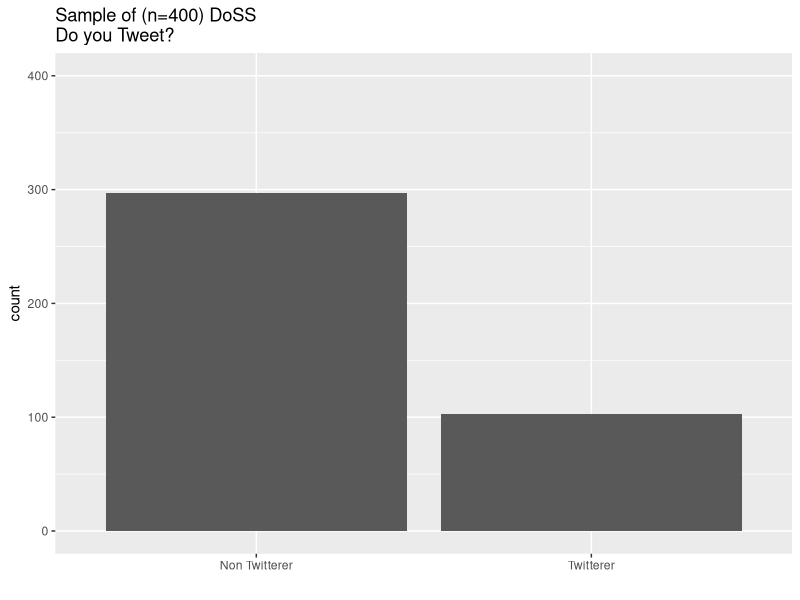
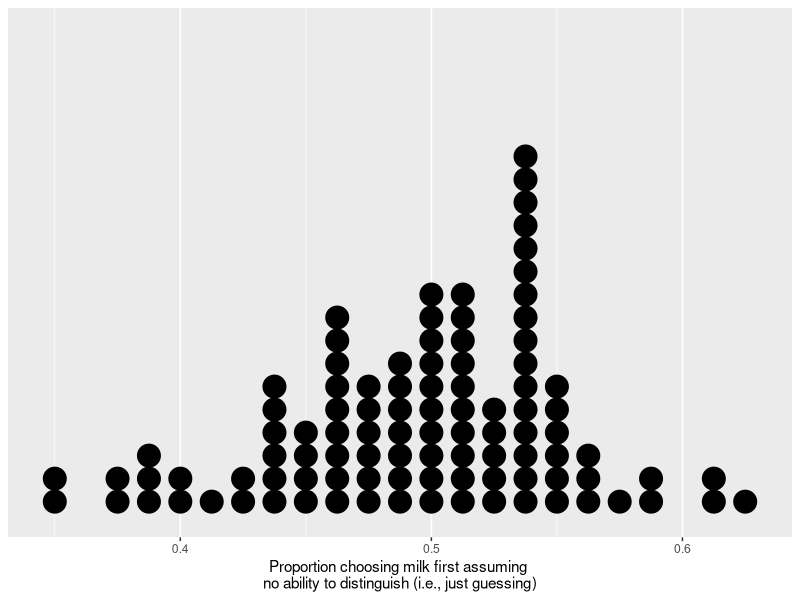
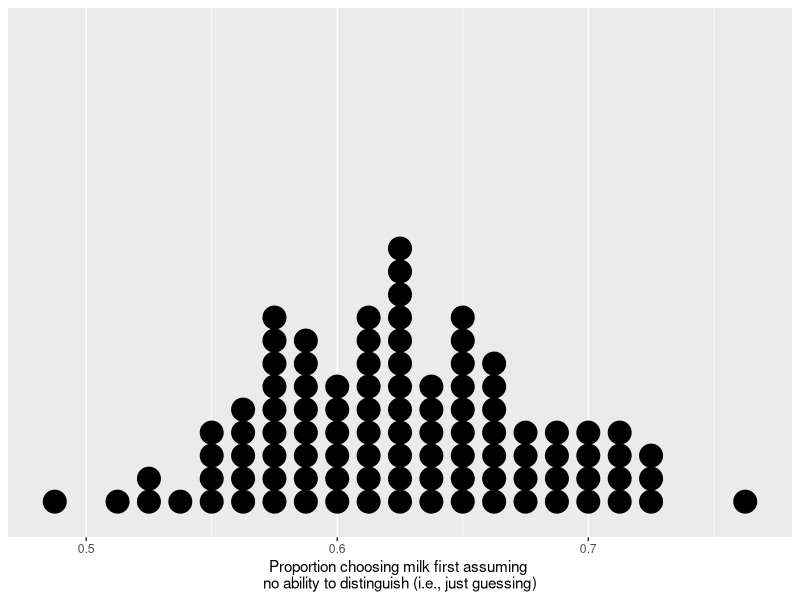
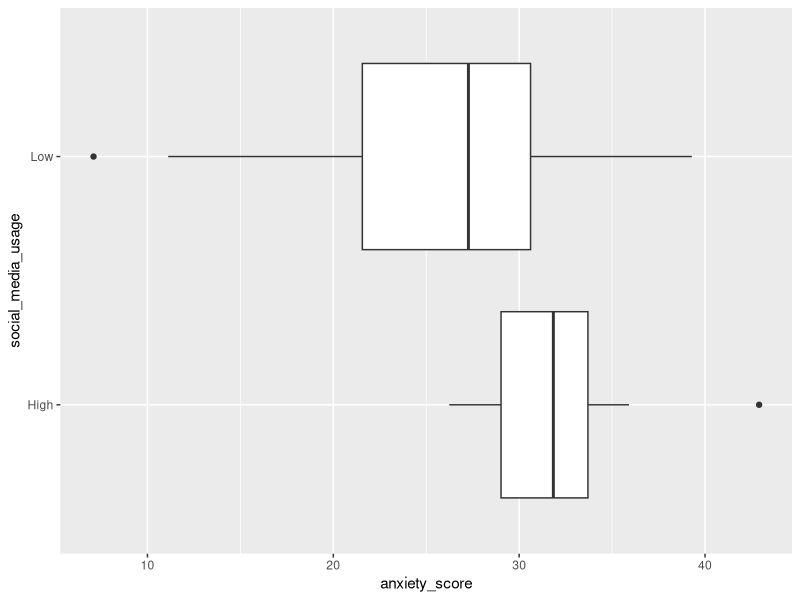
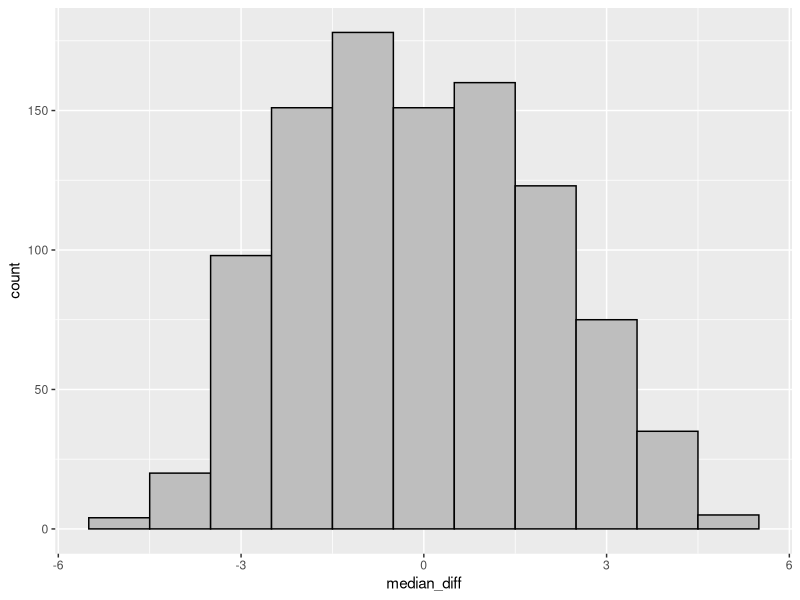
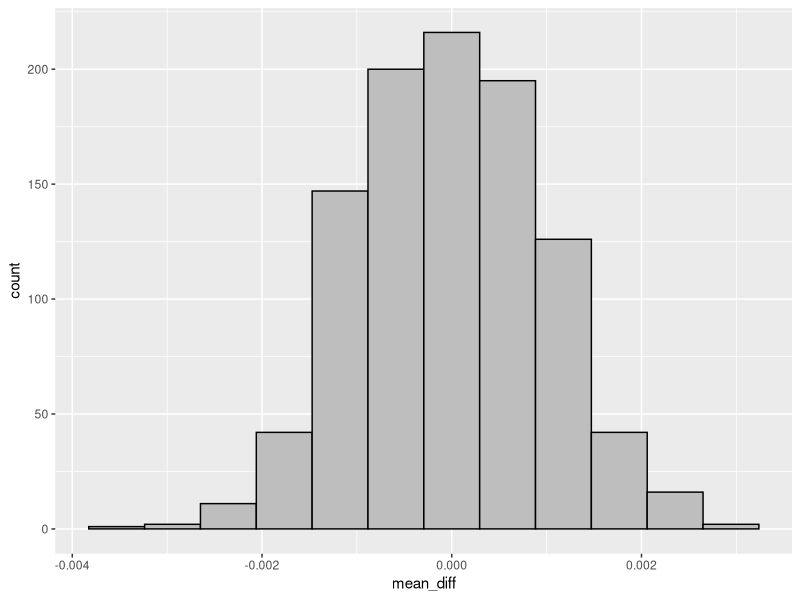

Source code (R) for these figures, in order:
## ---- chunk 1
knitr::opts_chunk$set(eval=TRUE, include=TRUE, echo=TRUE, message=TRUE, warning=FALSE)
## ---- chunk 2
library(tidyverse)
## ---- chunk 3
set.seed(11) # REQUIRED so the random sample is reproducible!
# Code your answer here
## ---- chunk 4
sample(c("Head","Tail"), size=10, replace=TRUE)
# will do the same thing as:
sample(c("Head","Tail"), size=10, prob=c(0.5, 0.5), replace=TRUE)
# Even though the exact counts of "Head" and "Tail" differ each time you
# run this code, if you simulate enough coin flips (by increasing
# the value of 'size', you'll get approximately the same proportion
# of "Head" and "Tail" outcomes)

# To modify the code to make Tails much more likely than Heads, 
# we could change the probs:
sample(c("Head","Tail"), size=10, prob=c(0.1, 0.9), replace=TRUE)
## ---- chunk 5
# Code your answer here
## ---- chunk 6
# You can make a vector a column of a `tibble` like this
tibble(flips = c("Head", "Tail", "Tail"))
## ---- chunk 7
ggplot(data=NULL, aes(x=c("Twitterer","Non Twitterer"), y=c(103,400-103))) + 
  geom_col() + lims(y=c(0,400)) + 
  labs(title="Sample of (n=400) DoSS\nDo you Tweet?", y="count", x="")
## ---- chunk 8
# Clearly label your figure with `labs(x="A primary title\n and a second line")`
# Code your answer here
## ---- chunk 9
# Use the `abs()` function to reflect the "as or more extreme" aspect of the p-value
# Code your answer here
## ---- chunk 10
set.seed(70) # Set the random seed to the last two digits of your student number
N <- 10000 # Change this to 10000 if a finer simulation resolution is required 
# Code your answers here
n <- 12
simulated_xbars<-1:N
p <- 0.5 

 for(i in 1:N){

                x <- sample(c("Correct","Tails"), size=n,
                 p=c(0.50,1-0.50), replace=TRUE)
                  simulated_x<-2-as.numeric(as.factor(x))
                    simulated_xbars[i] <- mean(simulated_x)
} 

mean(abs(simulated_xbars-p)>=abs(1-p))

## ---- chunk 11
set.seed(70) # Set the random seed to the last two digits of your student number
N <- 10000 # Change this to 10000 if a finer simulation resolution is required 
# Code your answers here
n <- 12
simulated_xbars<-1:N
p <- 0.5 

 for(i in 1:N){

                x <- sample(c("Correct","Tails"), size=n,
                 p=c(0.50,1-0.50), replace=TRUE)
                  simulated_x<-2-as.numeric(as.factor(x))
                    simulated_xbars[i] <- mean(simulated_x)
} 

mean(abs(simulated_xbars-p)>=abs((11/12)-p))




## ---- chunk 12
library(tidyverse)
set.seed(200) # need to set this so results won't change with every run/knit
repetitions <- 100
simulated_stats <- rep(NA, repetitions) # repeat NA repetitions times 
n_observations <- 80
test_stat <- 49/n_observations # your test statistic
for (i in 1:repetitions)
{
  new_sim <- sample(c("Milk first", "Tea first"), size=n_observations, replace=TRUE)
  sim_p <- sum(new_sim == "Milk first") / n_observations
  simulated_stats[i] <- sim_p
}


sim <- tibble(p_correct = simulated_stats) # tibble() creates a data frame

ggplot(sim, aes(p_correct)) +  
  geom_dotplot() + 
  labs(x="Proportion choosing milk first assuming \nno ability to distinguish (i.e., just guessing)") +
  scale_y_continuous(NULL, breaks=NULL) # get rid of strange y-axis label



## ---- chunk 13






library(tidyverse)
set.seed(200) # need to set this so results won't change with every run/knit
repetitions <- 100
simulated_stats <- rep(NA, repetitions) # repeat NA repetitions times 
n_observations <- 80
test_stat <- 49/n_observations # your test statistic
for (i in 1:repetitions)
{
  new_sim <- sample(c("Milk first", "Tea first"),p=c(0.625,1-0.625), size=n_observations, replace=TRUE)
  sim_p <- sum(new_sim == "Milk first") / n_observations
  simulated_stats[i] <- sim_p
}
print(mean(abs(simulated_xbars-p)>=abs(0.6125-p)))

sim <- tibble(p_correct = simulated_stats) # tibble() creates a data frame

ggplot(sim, aes(p_correct)) +  
  geom_dotplot() + 
  labs(x="Proportion choosing milk first assuming \nno ability to distinguish (i.e., just guessing)") +
  scale_y_continuous(NULL, breaks=NULL) # get rid of strange y-axis label
## ---- chunk 14
# `The rep()` function was introduced above, and you can see what it does here
social_media_usage <- c(rep("Low", 30), rep("High", 16));
anxiety_score <- c(24.64, 39.29, 16.32, 32.83, 28.02, 
                   33.31, 20.60, 21.13, 26.69, 28.90,
                   26.43, 24.23, 7.10,  32.86, 21.06,
                   28.89, 28.71, 31.73, 30.02, 21.96,
                   25.49, 38.81, 27.85, 30.29, 30.72,
                   21.43, 22.24, 11.12, 30.86, 19.92,
                   33.57, 34.09, 27.63, 31.26,
                   35.91, 26.68, 29.49, 35.32,
                   26.24, 32.34, 31.34, 33.53,
                   27.62, 42.91, 30.20, 32.54)

anxiety_data <- tibble(social_media_usage, anxiety_score)
glimpse(anxiety_data)
## ---- chunk 15
install.packages("tidyverse")
library(tidyverse)
install.packages("dplyr") 
library(dplyr)
install.packages("magrittr")
library(ggplot2)
install.packages("ggplot2")

## ---- chunk 16

anxiety_data %>% ggplot(aes(x=anxiety_score, y=social_media_usage)) + geom_boxplot()



## ---- chunk 17

test_stat <- anxiety_data %>% group_by(social_media_usage) %>%
  summarise(medians = median(anxiety_score), .groups="drop") %>%
  summarise(value = diff(medians))
test_stat <- as.numeric(test_stat)
test_stat
x
set.seed(523)
repetitions <- 1000;
simulated_values <- rep(NA, repetitions)

for(i in 1:repetitions){
  simdata <- anxiety_data %>% mutate(social_media_usage = sample(social_media_usage))

  sim_value <- simdata %>% group_by(social_media_usage) %>%
    summarise(medians = median(anxiety_score), .groups="drop") %>%  
    summarise(value = diff(medians))    #finds difference between meedian
  
  simulated_values[i] <- as.numeric(sim_value)
}

sim <- tibble(median_diff = simulated_values)

sim %>% ggplot(aes(x=median_diff)) + geom_histogram(binwidth=1, color="black", fill="gray")

num_more_extreme <- sim %>% filter(abs(median_diff) >= abs(test_stat)) %>% summarise(n())
p_value <- as.numeric(num_more_extreme / repetitions)
p_value
## ---- chunk 18
data <- tibble(group = c(rep("airbag",10541), rep("no_airbag",9867)),
               outcome = c(rep("dead",45), rep("alive",10541-45), 
                           rep("dead",62), rep("alive",9867-62)))
glimpse(data)
## ---- chunk 19
#don't want to see that warning.

Mean_tester_table <- data %>% 
  mutate(outcome=case_when(outcome=="alive"~0,outcome=="dead"~1))%>% 
  group_by(group) %>%
  summarise(mean_value_table = mean(outcome), .groups="drop") %>%
  summarise(value_differences = diff(mean_value_table))
test_stats <- as.numeric(Mean_tester_table)
test_stats



set.seed(770)
repetitions <- 1000;
simulated_values <- rep(NA, repetitions)





for(i in 1:repetitions){
  Simulated_data_set <- data %>% mutate(group = sample(group))
  
  simulated_Value <- Simulated_data_set %>% mutate(outcome=case_when(outcome=="alive"~0,outcome=="dead"~1)) %>% 
    group_by(group) %>%
    summarise(means = mean(outcome), .groups="drop") %>%  
    summarise(value = diff(means))    #finds difference between meedian
  
  simulated_values[i] <- as.numeric(simulated_Value)
}

sim <- tibble(mean_diff = simulated_values)

sim %>% ggplot(aes(x=mean_diff)) + geom_histogram(bins=12, color="black", fill="gray")

num_more_extreme <- sim %>% filter(abs(mean_diff) >= abs(test_stats)) %>% summarise(n())
p_value <- as.numeric(num_more_extreme/repetitions)
p_value








## ---- chunk 20
# space for scratch work if needed

